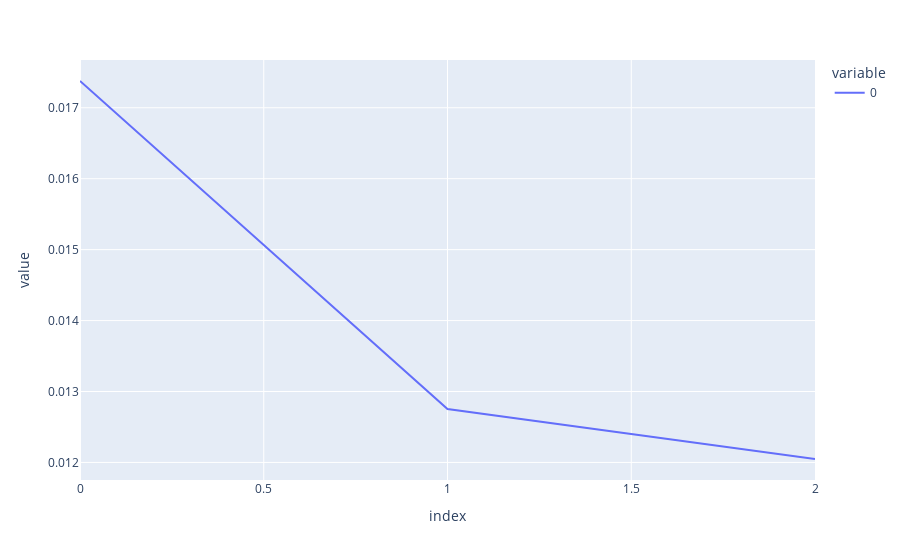

Notebook source saved alongside this figure:
### Code cell
plot_fig2=px.line(val_losses)
plot_fig2.show()

### Figure 1 — Plotly figure (JSON) as saved in the notebook; plotly's stock layout.template omitted (floating-point values rounded to 4 significant figures)
{"data": [{"hovertemplate": "variable=0<br>index=%{x}<br>value=%{y}<extra></extra>", "legendgroup": "0", "line": {"color": "#636efa", "dash": "solid"}, "marker": {"symbol": "circle"}, "mode": "lines", "name": "0", "orientation": "v", "showlegend": true, "type": "scatter", "x": [0, 1, 2], "xaxis": "x", "y": [0.01738, 0.01275, 0.01205], "yaxis": "y"}], "layout": {"legend": {"title": {"text": "variable"}, "tracegroupgap": 0}, "margin": {"t": 60}, "xaxis": {"anchor": "y", "domain": [0, 1], "title": {"text": "index"}}, "yaxis": {"anchor": "x", "domain": [0, 1], "title": {"text": "value"}}}}
